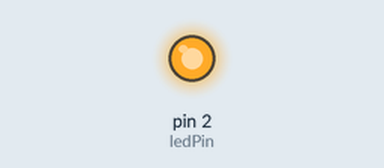
Bench run of a sketch on a simulated Arduino Uno, built with avr-gcc and run on an emulated ATmega328P. On the bench: output pins drawn as LEDs (lit = HIGH).

Above: at 1.0 s.
At 5.5 s:
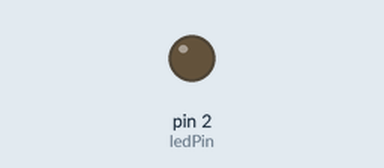
Timing chart, 0 to 6.9 s (numbered marks = the images above):
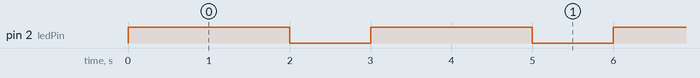

The sketch:

nano_blinking_led.ino
```cpp
int ledPin = 2;
int ledOnTime = 2000;
int ledOffTime = 1000;

void setup() {
  pinMode(ledPin, OUTPUT);
}

void loop() {
  digitalWrite(ledPin, HIGH);
  delay(ledOnTime);

  digitalWrite(ledPin, LOW);
  delay(ledOffTime);

}
```

Measured:
- by itself, pin 2 (ledPin): alternates HIGH for 2.0 s and LOW for 1.0 s
